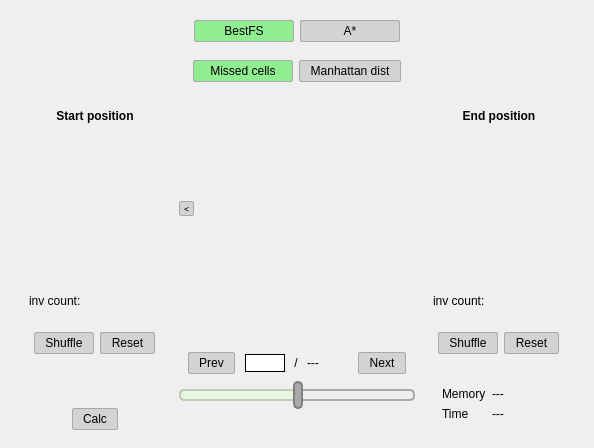
<?xml version="1.0" encoding="UTF-8"?>
<ui version="4.0">
 <class>Form</class>
 <widget class="QWidget" name="Form">
  <property name="geometry">
   <rect>
    <x>0</x>
    <y>0</y>
    <width>594</width>
    <height>413</height>
   </rect>
  </property>
  <property name="windowTitle">
   <string>Form</string>
  </property>
  <property name="styleSheet">
   <string notr="true">QPushButton {
	border-style: solid;
	border-width: 1px;
	border-color: darkgray;
	border-radius: 2px;
	background-color: lightgray;
	padding: 3 px; 
	padding-left : 10 px;
	padding-right: 10 px;
	<!-- text-margin: 10 px; -->
}

QPushButton::hover {
	background-color: lightblue;
}

QPushButton::checked {
	background-color: lightgreen;
}

QPushButton::checked:hover {
	background-color: rgb(144, 238, 188);

}</string>
  </property>
  <layout class="QVBoxLayout" name="verticalLayout">
   <property name="spacing">
    <number>0</number>
   </property>
   <property name="bottomMargin">
    <number>0</number>
   </property>
   <item>
    <widget class="QWidget" name="widget_2" native="true">
     <property name="sizePolicy">
      <sizepolicy hsizetype="Preferred" vsizetype="Maximum">
       <horstretch>0</horstretch>
       <verstretch>0</verstretch>
      </sizepolicy>
     </property>
     <property name="styleSheet">
      <string notr="true">QPushButton{
	

}</string>
     </property>
     <layout class="QHBoxLayout" name="horizontalLayout">
      <property name="bottomMargin">
       <number>9</number>
      </property>
      <item>
       <spacer name="horizontalSpacer_17">
        <property name="orientation">
         <enum>Qt::Horizontal</enum>
        </property>
        <property name="sizeHint" stdset="0">
         <size>
          <width>40</width>
          <height>20</height>
         </size>
        </property>
       </spacer>
      </item>
      <item>
       <widget class="QPushButton" name="bfs_btn">
        <property name="minimumSize">
         <size>
          <width>100</width>
          <height>0</height>
         </size>
        </property>
        <property name="text">
         <string>BestFS</string>
        </property>
        <property name="checkable">
         <bool>true</bool>
        </property>
        <property name="checked">
         <bool>true</bool>
        </property>
       </widget>
      </item>
      <item>
       <widget class="QPushButton" name="as_btn">
        <property name="minimumSize">
         <size>
          <width>100</width>
          <height>0</height>
         </size>
        </property>
        <property name="text">
         <string>A*</string>
        </property>
        <property name="checkable">
         <bool>true</bool>
        </property>
        <property name="checked">
         <bool>false</bool>
        </property>
       </widget>
      </item>
      <item>
       <spacer name="horizontalSpacer_21">
        <property name="orientation">
         <enum>Qt::Horizontal</enum>
        </property>
        <property name="sizeHint" stdset="0">
         <size>
          <width>40</width>
          <height>20</height>
         </size>
        </property>
       </spacer>
      </item>
     </layout>
    </widget>
   </item>
   <item>
    <widget class="QWidget" name="widget_13" native="true">
     <property name="sizePolicy">
      <sizepolicy hsizetype="Preferred" vsizetype="Maximum">
       <horstretch>0</horstretch>
       <verstretch>0</verstretch>
      </sizepolicy>
     </property>
     <property name="styleSheet">
      <string notr="true">QPushButton{
	

}</string>
     </property>
     <layout class="QHBoxLayout" name="horizontalLayout_5">
      <property name="bottomMargin">
       <number>9</number>
      </property>
      <item>
       <spacer name="horizontalSpacer_20">
        <property name="orientation">
         <enum>Qt::Horizontal</enum>
        </property>
        <property name="sizeHint" stdset="0">
         <size>
          <width>40</width>
          <height>20</height>
         </size>
        </property>
       </spacer>
      </item>
      <item>
       <widget class="QPushButton" name="mc_btn">
        <property name="minimumSize">
         <size>
          <width>100</width>
          <height>0</height>
         </size>
        </property>
        <property name="text">
         <string>Missed cells</string>
        </property>
        <property name="checkable">
         <bool>true</bool>
        </property>
        <property name="checked">
         <bool>true</bool>
        </property>
       </widget>
      </item>
      <item>
       <widget class="QPushButton" name="mht_btn">
        <property name="minimumSize">
         <size>
          <width>100</width>
          <height>0</height>
         </size>
        </property>
        <property name="text">
         <string>Manhattan dist</string>
        </property>
        <property name="checkable">
         <bool>true</bool>
        </property>
        <property name="checked">
         <bool>false</bool>
        </property>
       </widget>
      </item>
      <item>
       <spacer name="horizontalSpacer_23">
        <property name="orientation">
         <enum>Qt::Horizontal</enum>
        </property>
        <property name="sizeHint" stdset="0">
         <size>
          <width>40</width>
          <height>20</height>
         </size>
        </property>
       </spacer>
      </item>
     </layout>
    </widget>
   </item>
   <item>
    <widget class="QWidget" name="widget" native="true">
     <layout class="QHBoxLayout" name="horizontalLayout_2">
      <property name="spacing">
       <number>0</number>
      </property>
      <property name="bottomMargin">
       <number>0</number>
      </property>
      <item>
       <widget class="QWidget" name="sw_p" native="true">
        <layout class="QVBoxLayout" name="verticalLayout_2">
         <property name="leftMargin">
          <number>0</number>
         </property>
         <property name="rightMargin">
          <number>0</number>
         </property>
         <property name="bottomMargin">
          <number>9</number>
         </property>
         <item>
          <spacer name="verticalSpacer">
           <property name="orientation">
            <enum>Qt::Vertical</enum>
           </property>
           <property name="sizeHint" stdset="0">
            <size>
             <width>20</width>
             <height>3</height>
            </size>
           </property>
          </spacer>
         </item>
         <item>
          <widget class="QLabel" name="label">
           <property name="font">
            <font>
             <weight>75</weight>
             <bold>true</bold>
            </font>
           </property>
           <property name="text">
            <string>Start position</string>
           </property>
           <property name="alignment">
            <set>Qt::AlignCenter</set>
           </property>
          </widget>
         </item>
         <item>
          <widget class="QWidget" name="sw" native="true">
           <property name="minimumSize">
            <size>
             <width>150</width>
             <height>150</height>
            </size>
           </property>
          </widget>
         </item>
         <item>
          <widget class="QWidget" name="widget_11" native="true">
           <layout class="QHBoxLayout" name="horizontalLayout_13">
            <item>
             <widget class="QLabel" name="label_7">
              <property name="text">
               <string>inv count:</string>
              </property>
             </widget>
            </item>
            <item>
             <widget class="QLabel" name="st_inv_lbl">
              <property name="text">
               <string/>
              </property>
             </widget>
            </item>
           </layout>
          </widget>
         </item>
         <item>
          <widget class="QWidget" name="widget_3" native="true">
           <layout class="QHBoxLayout" name="horizontalLayout_3">
            <item>
             <spacer name="horizontalSpacer">
              <property name="orientation">
               <enum>Qt::Horizontal</enum>
              </property>
              <property name="sizeHint" stdset="0">
               <size>
                <width>40</width>
                <height>20</height>
               </size>
              </property>
             </spacer>
            </item>
            <item>
             <widget class="QPushButton" name="sw_shuffle_btn">
              <property name="text">
               <string>Shuffle</string>
              </property>
             </widget>
            </item>
            <item>
             <widget class="QPushButton" name="sw_reset_btn">
              <property name="text">
               <string>Reset</string>
              </property>
             </widget>
            </item>
            <item>
             <spacer name="horizontalSpacer_2">
              <property name="orientation">
               <enum>Qt::Horizontal</enum>
              </property>
              <property name="sizeHint" stdset="0">
               <size>
                <width>40</width>
                <height>20</height>
               </size>
              </property>
             </spacer>
            </item>
           </layout>
          </widget>
         </item>
         <item>
          <spacer name="verticalSpacer_2">
           <property name="orientation">
            <enum>Qt::Vertical</enum>
           </property>
           <property name="sizeType">
            <enum>QSizePolicy::MinimumExpanding</enum>
           </property>
           <property name="sizeHint" stdset="0">
            <size>
             <width>20</width>
             <height>30</height>
            </size>
           </property>
          </spacer>
         </item>
         <item>
          <widget class="QWidget" name="widget_8" native="true">
           <layout class="QHBoxLayout" name="horizontalLayout_10">
            <item>
             <spacer name="horizontalSpacer_15">
              <property name="orientation">
               <enum>Qt::Horizontal</enum>
              </property>
              <property name="sizeHint" stdset="0">
               <size>
                <width>40</width>
                <height>20</height>
               </size>
              </property>
             </spacer>
            </item>
            <item>
             <widget class="QPushButton" name="calc_btn">
              <property name="text">
               <string>Calc</string>
              </property>
             </widget>
            </item>
            <item>
             <spacer name="horizontalSpacer_16">
              <property name="orientation">
               <enum>Qt::Horizontal</enum>
              </property>
              <property name="sizeHint" stdset="0">
               <size>
                <width>40</width>
                <height>20</height>
               </size>
              </property>
             </spacer>
            </item>
           </layout>
          </widget>
         </item>
        </layout>
       </widget>
      </item>
      <item>
       <widget class="QWidget" name="widget_5" native="true">
        <layout class="QVBoxLayout" name="verticalLayout_4">
         <item>
          <widget class="QWidget" name="widget_7" native="true">
           <layout class="QGridLayout" name="gridLayout">
            <property name="leftMargin">
             <number>0</number>
            </property>
            <property name="topMargin">
             <number>0</number>
            </property>
            <property name="horizontalSpacing">
             <number>5</number>
            </property>
            <item row="0" column="0">
             <widget class="QPushButton" name="back_btn">
              <property name="maximumSize">
               <size>
                <width>15</width>
                <height>15</height>
               </size>
              </property>
              <property name="font">
               <font>
                <family>NSimSun</family>
                <pointsize>6</pointsize>
                <weight>50</weight>
                <italic>false</italic>
                <bold>false</bold>
                <stylestrategy>PreferAntialias</stylestrategy>
                <kerning>true</kerning>
               </font>
              </property>
              <property name="text">
               <string>&lt;</string>
              </property>
             </widget>
            </item>
            <item row="0" column="1">
             <widget class="QWidget" name="mw" native="true">
              <property name="sizePolicy">
               <sizepolicy hsizetype="Maximum" vsizetype="Maximum">
                <horstretch>0</horstretch>
                <verstretch>0</verstretch>
               </sizepolicy>
              </property>
              <property name="minimumSize">
               <size>
                <width>200</width>
                <height>200</height>
               </size>
              </property>
             </widget>
            </item>
            <item row="0" column="2">
             <spacer name="horizontalSpacer_3">
              <property name="orientation">
               <enum>Qt::Horizontal</enum>
              </property>
              <property name="sizeHint" stdset="0">
               <size>
                <width>40</width>
                <height>20</height>
               </size>
              </property>
             </spacer>
            </item>
           </layout>
          </widget>
         </item>
         <item>
          <spacer name="verticalSpacer_5">
           <property name="orientation">
            <enum>Qt::Vertical</enum>
           </property>
           <property name="sizeHint" stdset="0">
            <size>
             <width>20</width>
             <height>40</height>
            </size>
           </property>
          </spacer>
         </item>
         <item>
          <widget class="QWidget" name="widget_6" native="true">
           <layout class="QHBoxLayout" name="horizontalLayout_9">
            <property name="topMargin">
             <number>0</number>
            </property>
            <property name="bottomMargin">
             <number>0</number>
            </property>
            <item>
             <widget class="QPushButton" name="prev_btn">
              <property name="text">
               <string>Prev</string>
              </property>
             </widget>
            </item>
            <item>
             <spacer name="horizontalSpacer_13">
              <property name="orientation">
               <enum>Qt::Horizontal</enum>
              </property>
              <property name="sizeHint" stdset="0">
               <size>
                <width>40</width>
                <height>20</height>
               </size>
              </property>
             </spacer>
            </item>
            <item>
             <widget class="QLineEdit" name="cur_step_le">
              <property name="sizePolicy">
               <sizepolicy hsizetype="Fixed" vsizetype="Fixed">
                <horstretch>0</horstretch>
                <verstretch>0</verstretch>
               </sizepolicy>
              </property>
              <property name="minimumSize">
               <size>
                <width>40</width>
                <height>0</height>
               </size>
              </property>
              <property name="maximumSize">
               <size>
                <width>40</width>
                <height>16777215</height>
               </size>
              </property>
              <property name="styleSheet">
               <string notr="true">QLineEdit {
	border: 1px solid black;
}</string>
              </property>
              <property name="alignment">
               <set>Qt::AlignRight|Qt::AlignTrailing|Qt::AlignVCenter</set>
              </property>
             </widget>
            </item>
            <item>
             <widget class="QLabel" name="label_3">
              <property name="sizePolicy">
               <sizepolicy hsizetype="Fixed" vsizetype="Preferred">
                <horstretch>0</horstretch>
                <verstretch>0</verstretch>
               </sizepolicy>
              </property>
              <property name="minimumSize">
               <size>
                <width>10</width>
                <height>0</height>
               </size>
              </property>
              <property name="text">
               <string> / </string>
              </property>
             </widget>
            </item>
            <item>
             <widget class="QLabel" name="steps_lbl">
              <property name="sizePolicy">
               <sizepolicy hsizetype="Fixed" vsizetype="Preferred">
                <horstretch>0</horstretch>
                <verstretch>0</verstretch>
               </sizepolicy>
              </property>
              <property name="minimumSize">
               <size>
                <width>40</width>
                <height>0</height>
               </size>
              </property>
              <property name="maximumSize">
               <size>
                <width>40</width>
                <height>16777215</height>
               </size>
              </property>
              <property name="text">
               <string>---</string>
              </property>
             </widget>
            </item>
            <item>
             <spacer name="horizontalSpacer_14">
              <property name="orientation">
               <enum>Qt::Horizontal</enum>
              </property>
              <property name="sizeHint" stdset="0">
               <size>
                <width>40</width>
                <height>20</height>
               </size>
              </property>
             </spacer>
            </item>
            <item>
             <widget class="QPushButton" name="next_btn">
              <property name="text">
               <string>Next</string>
              </property>
             </widget>
            </item>
           </layout>
          </widget>
         </item>
         <item>
          <widget class="QSlider" name="slider">
           <property name="minimumSize">
            <size>
             <width>0</width>
             <height>30</height>
            </size>
           </property>
           <property name="styleSheet">
            <string notr="true">QSlider::groove:horizontal {
    border: 2px solid darkgray;
	border-radius: 5px;
    height: 8px;
    margin: 0px;
    }
QSlider::handle:horizontal { 
	background-color: darkgray; 
	border: 2px solid gray; 
	width: 6px; 
	height: 24px; 
	line-height: 20px; 
	margin-top: -10px; 
	margin-bottom: -10px; 
	border-radius: 5px; 
}
QSlider::add-page:horizontal {
}

QSlider::sub-page:horizontal {
    background-color: rgba(223, 255, 198,100);
	border-radius: 2 px;
	border: solid 2px black;
}</string>
           </property>
           <property name="sliderPosition">
            <number>50</number>
           </property>
           <property name="orientation">
            <enum>Qt::Horizontal</enum>
           </property>
          </widget>
         </item>
         <item>
          <spacer name="verticalSpacer_6">
           <property name="orientation">
            <enum>Qt::Vertical</enum>
           </property>
           <property name="sizeHint" stdset="0">
            <size>
             <width>20</width>
             <height>40</height>
            </size>
           </property>
          </spacer>
         </item>
        </layout>
       </widget>
      </item>
      <item>
       <widget class="QWidget" name="ew_p" native="true">
        <layout class="QVBoxLayout" name="verticalLayout_3">
         <property name="leftMargin">
          <number>0</number>
         </property>
         <property name="rightMargin">
          <number>0</number>
         </property>
         <property name="bottomMargin">
          <number>9</number>
         </property>
         <item>
          <spacer name="verticalSpacer_3">
           <property name="orientation">
            <enum>Qt::Vertical</enum>
           </property>
           <property name="sizeHint" stdset="0">
            <size>
             <width>20</width>
             <height>40</height>
            </size>
           </property>
          </spacer>
         </item>
         <item>
          <widget class="QLabel" name="label_2">
           <property name="font">
            <font>
             <weight>75</weight>
             <bold>true</bold>
            </font>
           </property>
           <property name="text">
            <string>End position</string>
           </property>
           <property name="alignment">
            <set>Qt::AlignCenter</set>
           </property>
          </widget>
         </item>
         <item>
          <widget class="QWidget" name="ew" native="true">
           <property name="minimumSize">
            <size>
             <width>150</width>
             <height>150</height>
            </size>
           </property>
          </widget>
         </item>
         <item>
          <widget class="QWidget" name="widget_12" native="true">
           <layout class="QHBoxLayout" name="horizontalLayout_14">
            <item>
             <widget class="QLabel" name="label_8">
              <property name="text">
               <string>inv count:</string>
              </property>
             </widget>
            </item>
            <item>
             <widget class="QLabel" name="en_inv_lbl">
              <property name="text">
               <string/>
              </property>
             </widget>
            </item>
           </layout>
          </widget>
         </item>
         <item>
          <widget class="QWidget" name="widget_4" native="true">
           <layout class="QHBoxLayout" name="horizontalLayout_8">
            <item>
             <spacer name="horizontalSpacer_11">
              <property name="orientation">
               <enum>Qt::Horizontal</enum>
              </property>
              <property name="sizeHint" stdset="0">
               <size>
                <width>40</width>
                <height>20</height>
               </size>
              </property>
             </spacer>
            </item>
            <item>
             <widget class="QPushButton" name="ew_shuffle_btn">
              <property name="text">
               <string>Shuffle</string>
              </property>
             </widget>
            </item>
            <item>
             <widget class="QPushButton" name="ew_reset_btn">
              <property name="text">
               <string>Reset</string>
              </property>
             </widget>
            </item>
            <item>
             <spacer name="horizontalSpacer_12">
              <property name="orientation">
               <enum>Qt::Horizontal</enum>
              </property>
              <property name="sizeHint" stdset="0">
               <size>
                <width>40</width>
                <height>20</height>
               </size>
              </property>
             </spacer>
            </item>
           </layout>
          </widget>
         </item>
         <item>
          <spacer name="verticalSpacer_4">
           <property name="orientation">
            <enum>Qt::Vertical</enum>
           </property>
           <property name="sizeHint" stdset="0">
            <size>
             <width>20</width>
             <height>40</height>
            </size>
           </property>
          </spacer>
         </item>
         <item>
          <widget class="QWidget" name="widget_9" native="true">
           <layout class="QHBoxLayout" name="horizontalLayout_11">
            <item>
             <widget class="QWidget" name="widget_10" native="true">
              <layout class="QFormLayout" name="formLayout">
               <item row="0" column="0">
                <widget class="QLabel" name="label_5">
                 <property name="text">
                  <string>Memory</string>
                 </property>
                </widget>
               </item>
               <item row="1" column="0">
                <widget class="QLabel" name="label_6">
                 <property name="text">
                  <string>Time</string>
                 </property>
                </widget>
               </item>
               <item row="0" column="1">
                <widget class="QLabel" name="memory_lbl">
                 <property name="text">
                  <string>---</string>
                 </property>
                </widget>
               </item>
               <item row="1" column="1">
                <widget class="QLabel" name="time_lbl">
                 <property name="text">
                  <string>---</string>
                 </property>
                </widget>
               </item>
              </layout>
             </widget>
            </item>
            <item>
             <spacer name="horizontalSpacer_18">
              <property name="orientation">
               <enum>Qt::Horizontal</enum>
              </property>
              <property name="sizeHint" stdset="0">
               <size>
                <width>40</width>
                <height>20</height>
               </size>
              </property>
             </spacer>
            </item>
           </layout>
          </widget>
         </item>
        </layout>
       </widget>
      </item>
     </layout>
    </widget>
   </item>
  </layout>
 </widget>
 <resources/>
 <connections/>
</ui>
